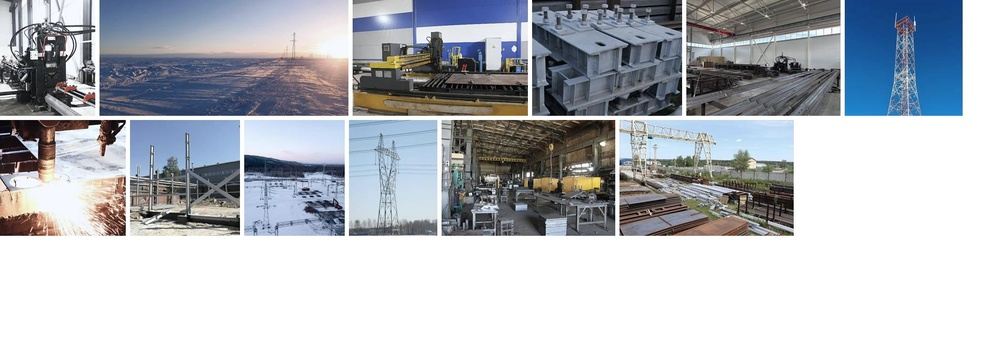
#> input picture research/_photos.jpg, 1000 x 360 px, shrunk from 1900 x 684 before the run
$ python -i build_data.py   (imports and definitions only)
#> lines starting #> are read from the running program, lines starting #| are printed output that depends on the picture; after the words box and inside, x2 and y2 are one past the last pixel; in counts of white or black regions, pixels touching at a corner belong together
"""Build catalog data (names + specifications) from the scraped catalogue.

No images are shipped: drawings are redrawn by scripts/redraw.py.
Run:  python -I scripts/build_data.py <research_dir> <site_dir>
"""
import json
import os
import re
import shutil
import sys

import numpy as np
from PIL import Image
from scipy import ndimage

RESEARCH, SITE = sys.argv[1], sys.argv[2]
COMP = os.path.join(RESEARCH, "competitor")
OUT_IMG = os.path.join(SITE, "public", "catalog")
OUT_SIL = os.path.join(OUT_IMG, "sil")
OUT_DATA = os.path.join(SITE, "src", "data")
# [4 lines not run here, left out]


def num(s):
    m = re.search(r"\d+(?:[.,]\d+)?", s or "")
    return float(m.group(0).replace(",", ".")) if m else None


def fix_range(v):
    # The source lost the range sign: "АС-70 ? АС-95" means "АС-70 ÷ АС-95".
    return re.sub(r"\s*\?\s*", " ÷ ", v).strip()


def silhouette(src, dst):
#> called with src = '../../research/_photos.jpg', dst = 'out.png'
    im = np.asarray(Image.open(src).convert("RGB")).astype(np.float32)
    lum = 0.299 * im[..., 0] + 0.587 * im[..., 1] + 0.114 * im[..., 2]
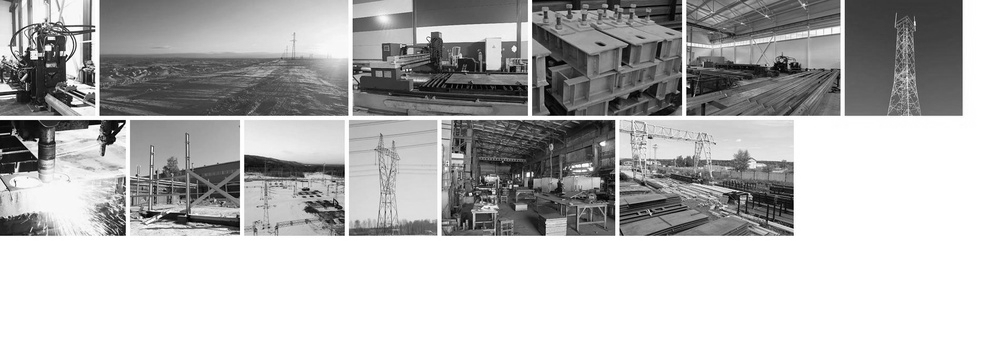
#> lum: shape (360, 1000) float32; min 0, max 255, mean 184.9
    sat = im.max(-1) - im.min(-1)
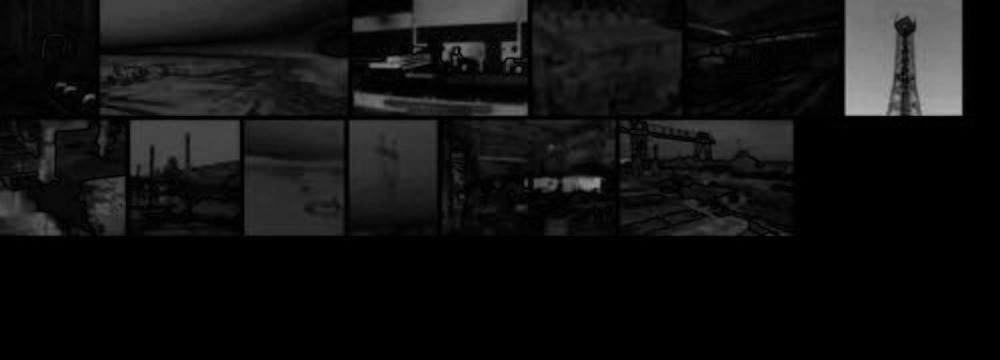
#> sat: shape (360, 1000) float32; min 0, max 185, mean 17.5
    mask = (lum < 150) & (sat < 40)
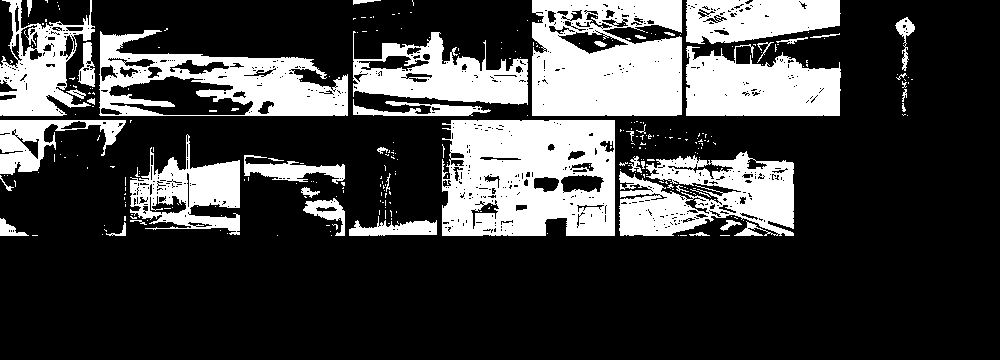
#> mask: shape (360, 1000) bool; 25.5% white; 302 white regions (257 under 20 px), largest, box (x1, y1, x2, y2) and area: (442, 120, 615, 236) 16876, (532, 0, 682, 116) 14758, (99, 30, 348, 116) 9902
    alpha = np.clip((175 - lum) / 120, 0, 1) * (sat < 50)
    lab, n = ndimage.label(ndimage.binary_dilation(mask, iterations=2))
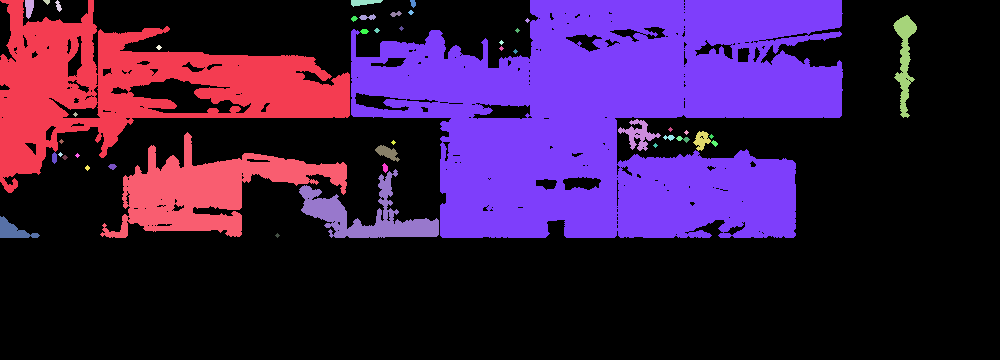
#> lab: shape (360, 1000) int32; 47 distinct labels, from 0 to 46; one colour per label, 0 black
#> n = 46
    sizes = ndimage.sum(mask, lab, range(1, n + 1))
#> sizes = 46 values, max 63473 at index 6, min 1 at index 12, mean 1997
    region = lab == (1 + int(np.argmax(sizes)))
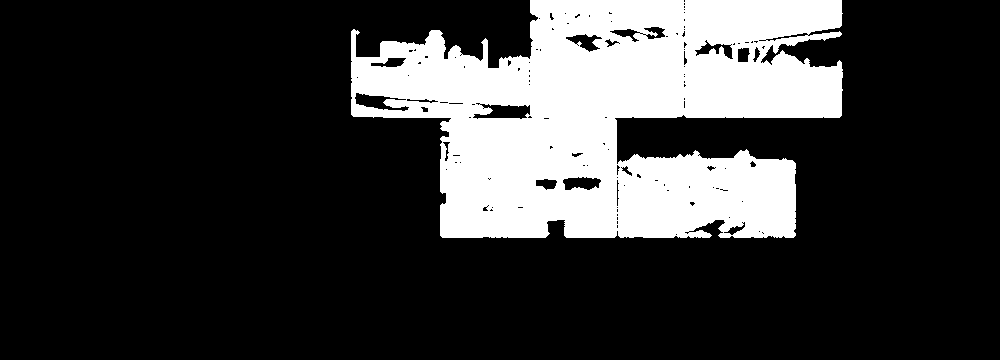
#> region: shape (360, 1000) bool; 21.9% white; 1 white region, box (x1, y1, x2, y2) and area: (351, 0, 843, 238) 78708
    alpha *= region
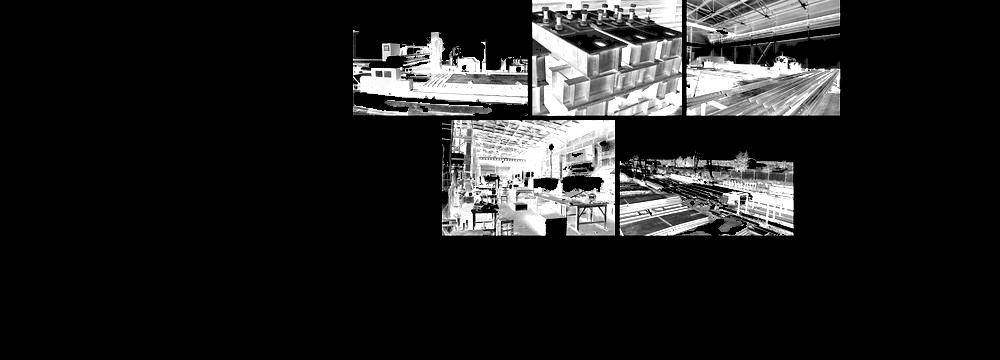
#> alpha: shape (360, 1000) float32; min 0, max 1, mean 0.131
    ys, xs = np.where(region & mask)
    y0, y1, x0, x1 = ys.min(), ys.max() + 1, xs.min(), xs.max() + 1
#> y0 = 0; y1 = 236; x0 = 353; x1 = 841
    out = np.zeros((y1 - y0, x1 - x0, 4), np.uint8)
    out[..., :3] = (28, 34, 38)
    out[..., 3] = (alpha[y0:y1, x0:x1] * 255).astype(np.uint8)
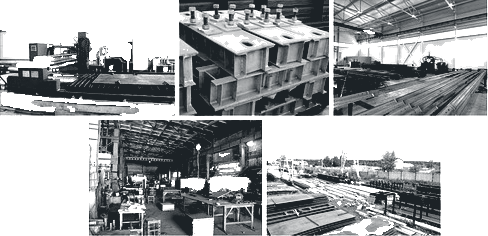
#> out: shape (236, 488, 4); mean of channels 0, 1, 2, 3 28, 34, 38, 104.3; transparent parts drawn white
    Image.fromarray(out).save(dst, "WEBP", quality=88, method=6)
    return int(x1 - x0), int(y1 - y0), [int(x0), int(y0), int(x1), int(y1)]


KEYS = {
    "Наименование изделия": "name",
    "Район по гололеду": "ice",
    "Ветровой район": "wind",
    "Марка провода": "wire",
    "Марка грозотроса": "groundWire",
    "Размер в осях фундамента L, м": "L",
    "Высота опоры Н, м": "H",
    "Высота до нижней траверсы h, м": "h",
    "Высота до низа нижн. траверсы с учетом подставки. h, м": "hBase",
    "Подставка h1, м": "h1",
    "Масса опоры с цинком, кг": "mass",
    "Номер типового проекта": "project",
    "Примечание": "note",
}

items = []
# [28 lines not run here, left out]


def natkey(it):
    return [int(t) if t.isdigit() else t for t in re.split(r"(\d+)", it["mark"])]


# [3 lines not run here, left out]

>>> result = silhouette('../../research/_photos.jpg', 'out.png')
#> result = (488, 236, [353, 0, 841, 236])
